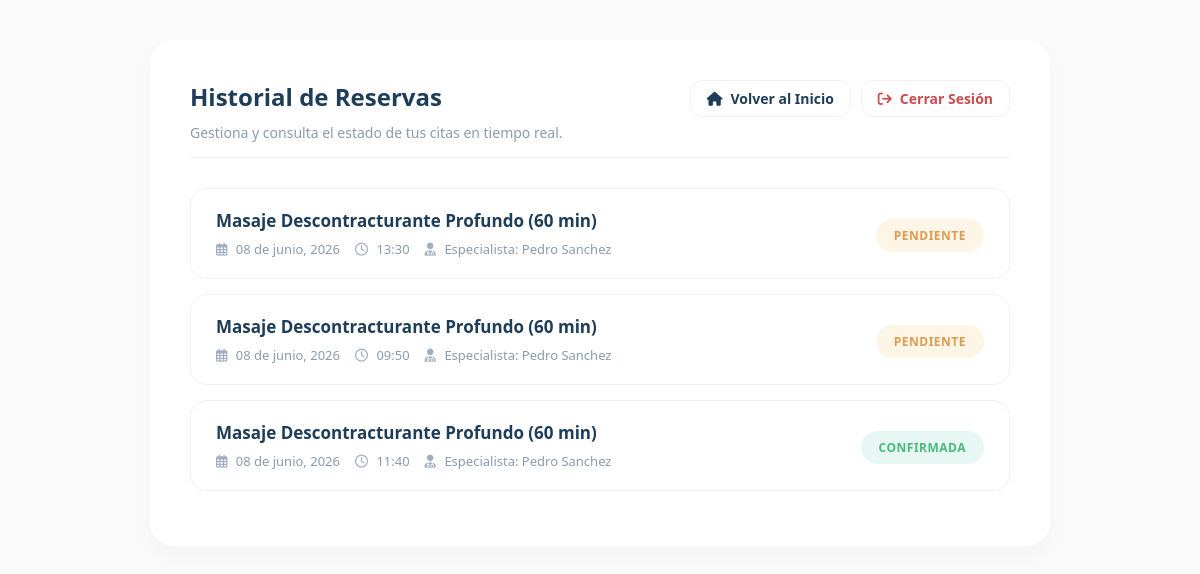
Page /spa/mis-reservas/ (signed in) on the earlier database version.
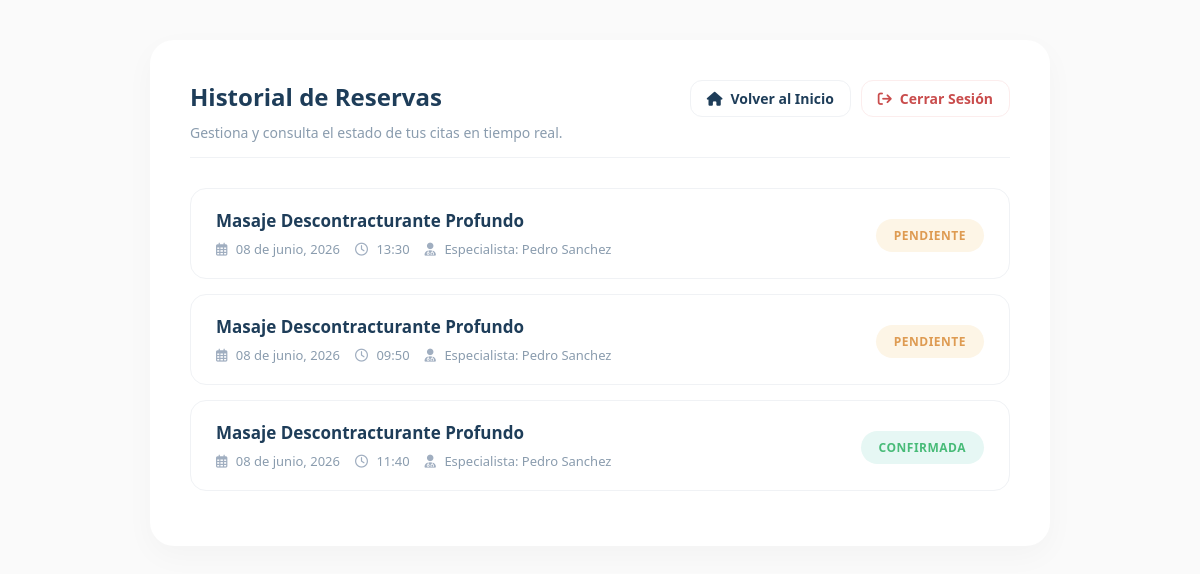
Same page on the later database version.
### coffee/models.py (models this page shows, shortened)
class Reserva(models.Model):
    ESTADO_CHOICES = [
        ('PENDIENTE', 'En revisión'),
        ('CONFIRMADA', 'Confirmada'),
        ('RECHAZADA', 'Rechazada'),  # Configurado para el sistema de correos
    ]
    usuario = models.ForeignKey(User, on_delete=models.CASCADE)
    servicio = models.ForeignKey(Servicio, on_delete=models.CASCADE)
    especialista = models.ForeignKey('Specialist', on_delete=models.PROTECT, null=True, blank=True)
    fecha = models.DateField()
    hora = models.TimeField()
    estado = models.CharField(max_length=20, choices=ESTADO_CHOICES, default='PENDIENTE')
    specialist_response = models.CharField(max_length=20, choices=[('PENDIENTE','Pendiente'),('ACEPTADA','Aceptada'),('RECHAZADA','Rechazada')], default='PENDIENTE')
    specialist_token = models.UUIDField(default=uuid.uuid4, editable=False, unique=True)
    fecha_creacion = models.DateTimeField(auto_now_add=True)

class Servicio(models.Model):
    CATEGORY_CHOICES = [
        ('FACIAL', 'Faciales'),
        ('CORPORAL', 'Corporales'),
    ]
    name = models.CharField(max_length=255)
    price = models.FloatField()
    quantify = models.IntegerField()  # Representa la duración en minutos
    image = models.CharField(max_length=2083)
    categoria = models.CharField(max_length=20, choices=CATEGORY_CHOICES, default='FACIAL')
    description = models.TextField(null=True, blank=True)
    specialist = models.CharField(max_length=255, null=True, blank=True)
    specialists = models.ManyToManyField('Specialist', blank=True, related_name='services')

class Specialist(models.Model):
    name = models.CharField(max_length=255)
    available = models.BooleanField(default=True)
    email = models.EmailField(null=True, blank=True)
    class Meta:
        verbose_name = 'Specialist'
        verbose_name_plural = 'Specialists'

### coffee/views.py (the view)
# urls.py: path('mis-reservas/', views.mis_reservas, name='mis_reservas'),
@login_required
def mis_reservas(request):
    if request.user.is_staff or getattr(request.user, 'is_superuser', False) or in_group(request.user, 'Receptionist'):
        raise PermissionDenied
    reservas = Reserva.objects.filter(usuario=request.user).order_by('-fecha_creacion')
    return render(request, 'mis_reservas.html', {'reservas': reservas})

### coffee/context_processors.py (called while the page is built)
def role_flags(request):
    user = getattr(request, 'user', None)
    is_receptionist = False
    is_admin_superior = False
    try:
        if user and user.is_authenticated:
            if user.is_superuser or user.is_staff:
                is_receptionist = user.is_superuser or ('receptionist' in [g.lower() for g in user.groups.values_list('name', flat=True)])
                is_admin_superior = True
            else:
                groups = [g.lower() for g in user.groups.values_list('name', flat=True)]
                is_receptionist = 'receptionist' in groups or 'recepcionista' in groups
                is_admin_superior = 'adminsuperior' in groups or 'admin_superior' in groups
    except Exception:
        pass
    return {'is_receptionist': is_receptionist, 'is_admin_superior': is_admin_superior}

### coffee/views.py (called while the page is built)
def in_group(user, group_name):
    if not user or not user.is_authenticated:
        return False
    if user.is_superuser:
        return True
    return user.groups.filter(name=group_name).exists()

### coffee/templates/mis_reservas.html (shortened to what this page needs)
<!DOCTYPE html>
<html lang="es">
<head>
    <link rel="stylesheet" href="https://cdnjs.cloudflare.com/ajax/libs/font-awesome/6.4.0/css/all.min.css">
</head>
<body>
<div class="layout-container">
    <div class="content-card">
        <div class="card-header-area">
            <div>
                <h2 class="card-title">Historial de Reservas</h2>
                <p class="card-subtitle">Gestiona y consulta el estado de tus citas en tiempo real.</p>
            </div>
            <div class="header-actions">
                <a href="{% url 'home' %}" class="btn-home-top">
                    <i class="fa-solid fa-house"></i> Volver al Inicio
                </a>
                <form action="{% url 'logout' %}" method="post" style="margin: 0;">
                    <button type="submit" class="btn-logout-top">
                        <i class="fa-solid fa-arrow-right-from-bracket"></i> Cerrar Sesión
                    </button>
                </form>
            </div>
        </div>
        {% for reserva in reservas %}
            <div class="reserva-item">
                <div class="reserva-info">
                    <h4>{{ reserva.servicio.name }}</h4>
                    <div class="reserva-meta">
                        <span><i class="fa-regular fa-calendar-days"></i> {{ reserva.fecha|date:"d \d\e F, Y" }}</span>
                        <span><i class="fa-regular fa-clock"></i> {{ reserva.hora }}</span>
                        <span><i class="fa-solid fa-user-doctor"></i> Especialista: {% if reserva.especialista %}{{ reserva.especialista.name }}{% else %}Automático{% endif %}</span>
                    </div>
                </div>
                <div>
                    {% if reserva.estado == 'PENDIENTE' %}
                        <span class="badge badge-pendiente">Pendiente</span>
                    {% else %}
                        <span class="badge badge-confirmada">Confirmada</span>
                    {% endif %}
                </div>
            </div>
        {% empty %}
            <div class="no-data">
                <p>No tienes citas agendadas en este momento.</p>
                <a href="{% url 'home' %}" class="btn-catalogo">Explorar Catálogo</a>
            </div>
        {% endfor %}
    </div>
</div>
</body>
</html>

Differences in the rows shown:
changed through a linked row, Reserva (number 1 of 3 on the later page): servicio.name "Masaje Descontracturante Profundo (60 min)" → "Masaje Descontracturante Profundo"
changed through a linked row, Reserva (number 2 of 3 on the later page): servicio.name "Masaje Descontracturante Profundo (60 min)" → "Masaje Descontracturante Profundo"
changed through a linked row, Reserva (number 3 of 3 on the later page): servicio.name "Masaje Descontracturante Profundo (60 min)" → "Masaje Descontracturante Profundo"
